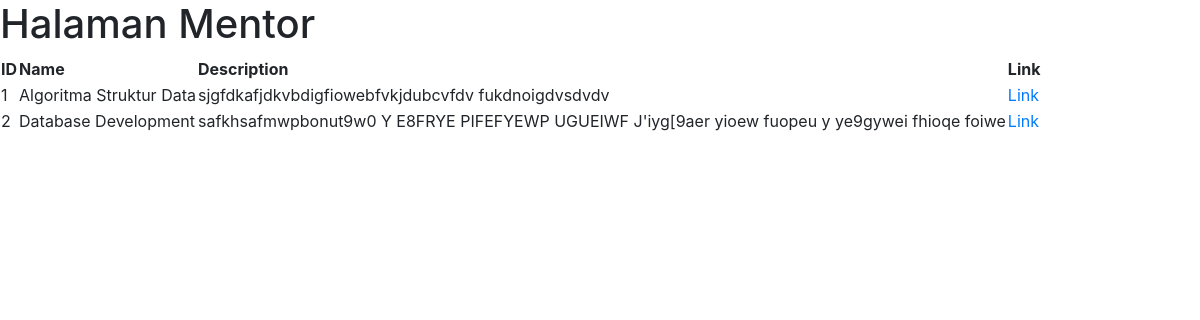
Page /Role/Mentor/index.php (signed in) on the committed database.
### tables this page shows
CREATE TABLE `courses` (
  `course_id` int(10) UNSIGNED NOT NULL,
  `course_name` varchar(100) NOT NULL,
  `course_desc` text NOT NULL
);

### Model/DbConnect.php (called while the page is built)
<?php
class DbConnect
{
    private $host = "localhost";
    private $user = "root";
    private $pass = "";
    private $dbName = "incareer2";
    public function connect()
    {
        try {
            $conn = new PDO('mysql:host=' . $this->host . '; dbname=' . $this->dbName, $this->user, $this->pass);
            $conn->setAttribute(PDO::ATTR_ERRMODE, PDO::ERRMODE_EXCEPTION);
            return $conn;
        } catch (PDOException $e) {
            echo "Database Error: " . $e->getMessage();
        }
    }
}

### Model/Courses.php (called while the page is built, shortened)
<?php
class Courses
{
    private $dbConn;
    public function __construct()
    {
        require_once 'DbConnect.php';
        $db = new DbConnect();
        $this->dbConn = $db->connect();
    }
    public function gelAllCourseByUserId($userId)
    {
        $stmnt = $this->dbConn->prepare(
            'SELECT * FROM courses WHERE courses.course_id in (SELECT user_courses.course_id FROM user_courses WHERE user_courses.user_id = :id) '
        );
        $stmnt->bindParam(':id', $userId);
        try {
            if ($stmnt->execute()) {
                $allCourses = $stmnt->fetchAll(PDO::FETCH_ASSOC);
            }
        } catch (Exception $e) {
            return $e->getMessage();
        }
        return $allCourses;
    }
}

### Role/Mentor/index.php (the view, shortened to what this page needs)
<?php
require "../../Model/Courses.php";
$objCourse = new Courses;
$allCourses = $objCourse->gelAllCourseByUserId($_SESSION['user']['user_id']);
?>
<!DOCTYPE html>
<html lang="en">
<head>
    <link rel="stylesheet" href="https://cdn.jsdelivr.net/npm/bootstrap@4.4.1/dist/css/bootstrap.min.css">
</head>
<body>
    <h1>Halaman Mentor</h1>
    <table>
        <thead>
            <th>ID</th>
            <th>Name</th>
            <th>Description</th>
            <th>Link</th>
        </thead>
        <tbody>
            <?php foreach ($allCourses as $key => $course) : ?>
                <tr>
                    <td><?= $course['course_id']; ?></td>
                    <td><?= $course['course_name']; ?></td>
                    <td><?= $course['course_desc']; ?></td>
                    <td><a href="./course.php?course_id=<?= $course['course_id']; ?>">Link</a></td>
                </tr>
            <?php endforeach ?>
        </tbody>
    </table>
</body>
</html>

### rows in the picture
courses: course_id "1", course_name "Algoritma Struktur Data", course_desc "sjgfdkafjdkvbdigfiowebfvkjdubcvfdv fukdnoigdvsdvdv"
courses: course_id "2", course_name "Database Development", course_desc "safkhsafmwpbonut9w0 Y E8FRYE PIFEFYEWP UGUEIWF J'iyg[9aer yioew fuopeu y ye9gywei fhioqe foiwe"
